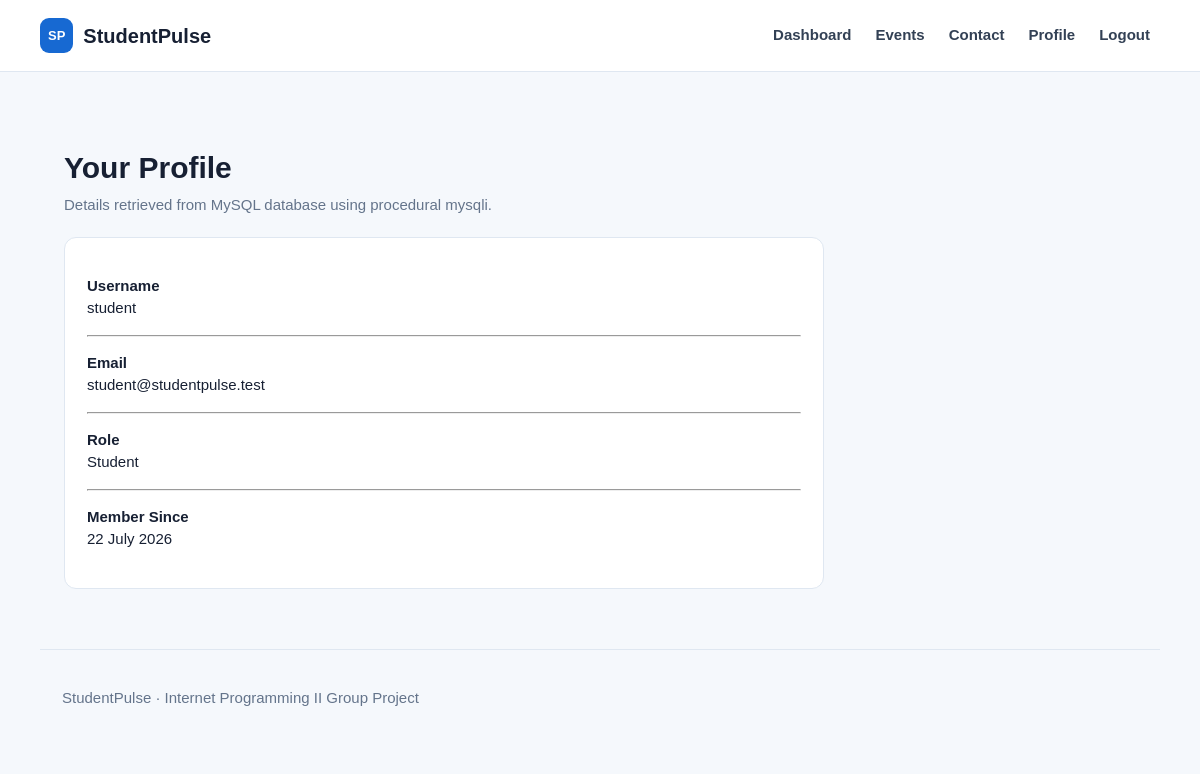
The app's page /profile.php (signed in) with its own data.
### tables this page shows
CREATE TABLE IF NOT EXISTS users (
    id INT UNSIGNED AUTO_INCREMENT PRIMARY KEY,
    username VARCHAR(50) UNIQUE NOT NULL,
    email VARCHAR(120) UNIQUE NOT NULL,
    password_hash VARCHAR(255) NOT NULL,
    role ENUM('student', 'admin') NOT NULL DEFAULT 'student',
    created_at TIMESTAMP DEFAULT CURRENT_TIMESTAMP
);

### includes/core.php (called while the page is built, shortened)
<?php
function e($value)
{
    return htmlspecialchars((string)$value, ENT_QUOTES, 'UTF-8');
}
?>

### profile.php (the view, shortened to what this page needs)
<?php
require 'includes/core.php';
require 'config/database.php';
$student_id = (int)$_SESSION['student_id'];
$sql = "SELECT username, email, role, created_at FROM users WHERE id = $student_id";
$result = mysqli_query($conn, $sql);
$u = mysqli_fetch_assoc($result);
include 'includes/header.php';
?>
<div class="head">
    <div>
        <h1>Your Profile</h1>
        <p>Details retrieved from MySQL database using procedural mysqli.</p>
    </div>
</div>
<div class="panel">
    <p><b>Username</b><br><?= e($u['username'] ?? '') ?></p>
    <hr>
    <p><b>Email</b><br><?= e($u['email'] ?? '') ?></p>
    <hr>
    <p><b>Role</b><br><?= e(ucfirst($u['role'] ?? '')) ?></p>
    <hr>
    <p><b>Member Since</b><br><?= e(!empty($u['created_at']) ? date('d F Y', strtotime($u['created_at'])) : 'N/A') ?></p>
</div>
<?php include 'includes/footer.php'; ?>

### assets/style.css (style rules this page uses)
:root { --b:#1769d2;--bd:#0d4fa5;--ink:#172033;--muted:#64748b;--line:#dfe7f1;--bg:#f5f8fc }
* { box-sizing:border-box }
body { margin:0;font:15px/1.5 Arial,sans-serif;background:var(--bg);color:var(--ink) }
.head { display:flex;justify-content:space-between;align-items:end;margin:35px 0 16px }
.head h1,.head h2 { margin:0 }
.head p,.muted { color:var(--muted);margin:4px 0 }
.card,.panel { background:#fff;border:1px solid var(--line);border-radius:12px;padding:22px }
.panel { max-width:760px }

### records on screen
users: username "student", email "student@studentpulse.test", role "Student", created_at "22 July 2026"
